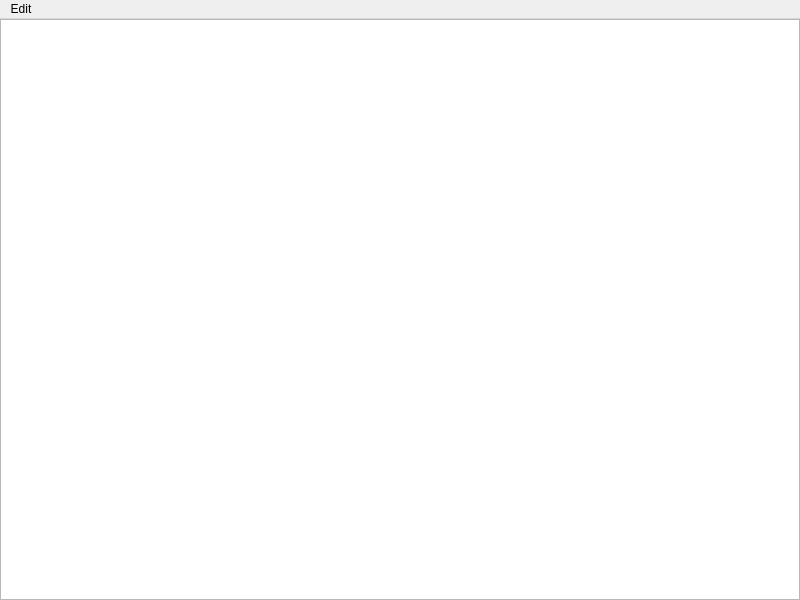
<?xml version="1.0" encoding="UTF-8"?>
<ui version="4.0">
 <class>NEMessageWindow</class>
 <widget class="QMainWindow" name="NEMessageWindow">
  <property name="geometry">
   <rect>
    <x>0</x>
    <y>0</y>
    <width>800</width>
    <height>600</height>
   </rect>
  </property>
  <property name="windowTitle">
   <string>Messages</string>
  </property>
  <property name="windowIcon">
   <iconset resource="../../neutrino.qrc">
    <normaloff>:/Neutrino/Resources/16_32/messages_16.png</normaloff>:/Neutrino/Resources/16_32/messages_16.png</iconset>
  </property>
  <widget class="QWidget" name="centralwidget">
   <layout class="QVBoxLayout" name="verticalLayout">
    <property name="spacing">
     <number>0</number>
    </property>
    <property name="leftMargin">
     <number>0</number>
    </property>
    <property name="topMargin">
     <number>0</number>
    </property>
    <property name="rightMargin">
     <number>0</number>
    </property>
    <property name="bottomMargin">
     <number>0</number>
    </property>
    <item>
     <widget class="QPlainTextEdit" name="messageWidget">
      <property name="sizePolicy">
       <sizepolicy hsizetype="Minimum" vsizetype="Minimum">
        <horstretch>0</horstretch>
        <verstretch>0</verstretch>
       </sizepolicy>
      </property>
      <property name="minimumSize">
       <size>
        <width>200</width>
        <height>100</height>
       </size>
      </property>
      <property name="readOnly">
       <bool>true</bool>
      </property>
     </widget>
    </item>
   </layout>
  </widget>
  <widget class="NEMenuBar" name="menubar">
   <property name="geometry">
    <rect>
     <x>0</x>
     <y>0</y>
     <width>800</width>
     <height>29</height>
    </rect>
   </property>
   <property name="nativeMenuBar">
    <bool>false</bool>
   </property>
   <widget class="QMenu" name="menuEdit">
    <property name="title">
     <string>Edit</string>
    </property>
    <addaction name="actionClear"/>
   </widget>
   <addaction name="menuEdit"/>
  </widget>
  <action name="actionClear">
   <property name="icon">
    <iconset resource="../../neutrino.qrc">
     <normaloff>:/Neutrino/Resources/16/edit-clear.png</normaloff>:/Neutrino/Resources/16/edit-clear.png</iconset>
   </property>
   <property name="text">
    <string>Clear</string>
   </property>
  </action>
 </widget>
 <customwidgets>
  <customwidget>
   <class>NEMenuBar</class>
   <extends>QMenuBar</extends>
   <header>Widgets/MenuBar/NEMenuBar.h</header>
  </customwidget>
 </customwidgets>
 <resources>
  <include location="../../neutrino.qrc"/>
 </resources>
 <connections>
  <connection>
   <sender>actionClear</sender>
   <signal>triggered()</signal>
   <receiver>messageWidget</receiver>
   <slot>clear()</slot>
   <hints>
    <hint type="sourcelabel">
     <x>-1</x>
     <y>-1</y>
    </hint>
    <hint type="destinationlabel">
     <x>399</x>
     <y>309</y>
    </hint>
   </hints>
  </connection>
 </connections>
</ui>
